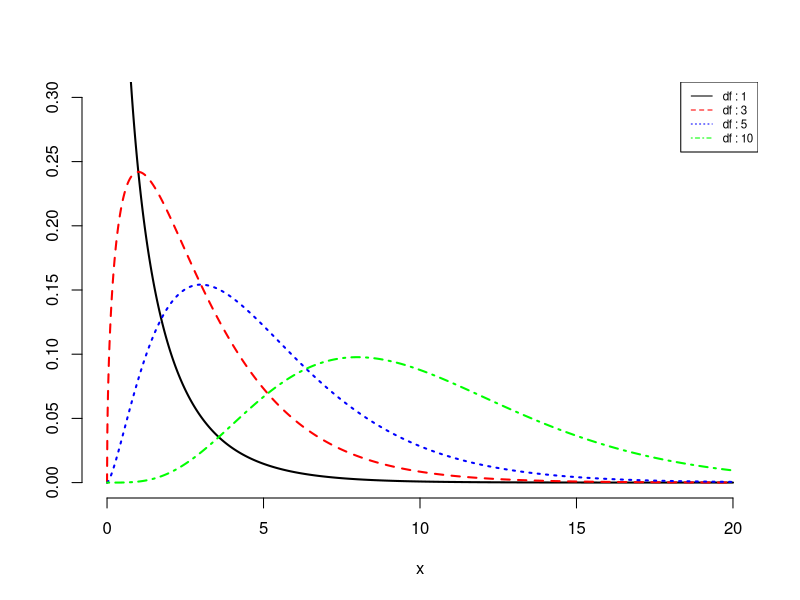
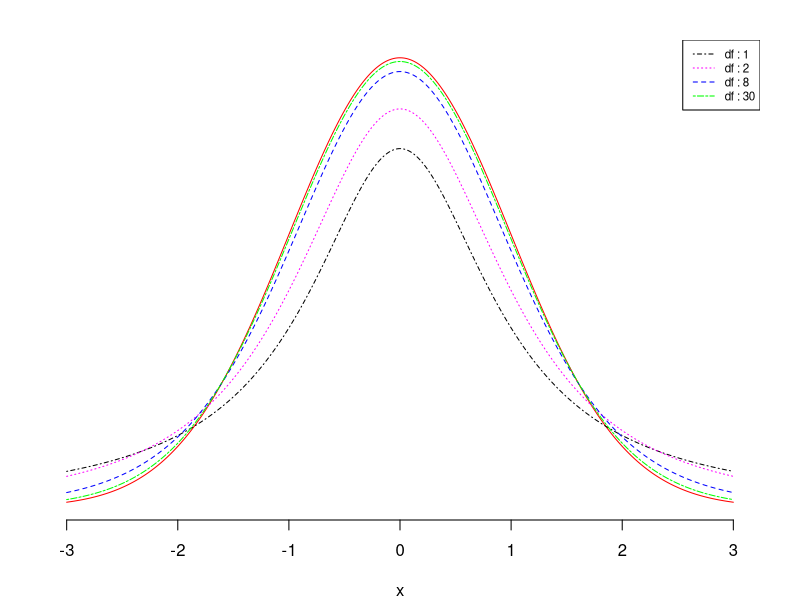
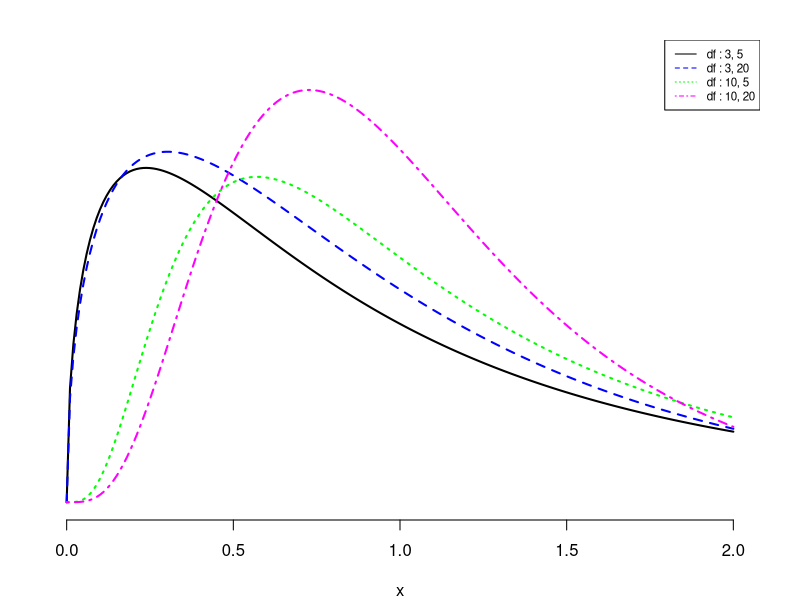
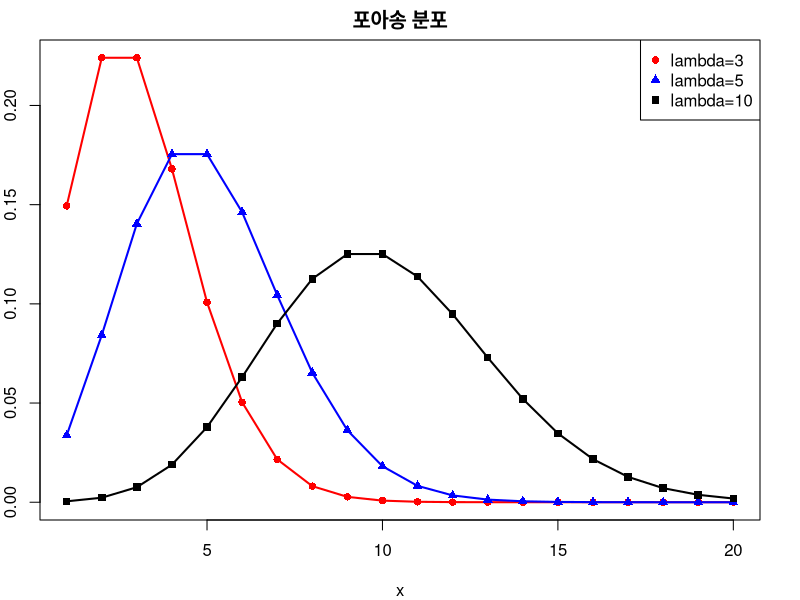

The R source for these figures, in order:
# 다양한 표본분포 그래프
par(mfrow=c(1,1), oma = c(0, 0, 0, 0))

# 그림 4.10 카이제곱 분포
df <- c(1, 3, 5, 10)
x <- seq(0, 20, by=0.01)
chi2.1 <- dchisq(x, df[1])
chi2.3 <- dchisq(x, df[2])
chi2.5 <- dchisq(x, df[3])
chi2.10 <- dchisq(x, df[4])

plot(x, type="n", xlim=c(0, 20), ylim=c(0, 0.3), 
     main="", xlab="x", ylab="", axes=F)
axis(1); axis(2)
lines(x, chi2.1, lwd=2, lty=1, col="black")
lines(x, chi2.3, lwd=2, lty=2, col="red")
lines(x, chi2.5, lwd=2, lty=3, col="blue")
lines(x, chi2.10, lwd=2, lty=4, col="green")
legend("topright", paste("df :", df), lty=1:4, 
       col=c("black","red", "blue", "green"), cex=0.7)

# 그림 4.11 T 분포
df <- c(1, 2, 8, 30)
x <- seq(-3, 3, by=0.01)
y <- dnorm(x)
t.1 <- dt(x, df=df[1])
t.2 <- dt(x, df=df[2])
t.8 <- dt(x, df=df[3])
t.30 <- dt(x, df=df[4])

par(mar=c(4,2,2,2))
plot(x, y, type="l", lty=1, axes=F, xlab="x", ylab="", col="red")
axis(1)
lines(x, t.1, lty=4, col="black")
lines(x, t.2, lty=3, col="magenta")
lines(x, t.8, lty=2, col="blue")
lines(x, t.30, lty=6, col="green")
legend("topright", paste("df :", df), lty=c(4, 3, 2, 6), 
       col=c("black", "magenta", "blue", "green"), cex=0.7)

# 그림 4.12 F 분포
df1 <- c(3, 10)
df2 <- c(5, 20)
x <- seq(0, 2, by=0.01)

f3.5 <- df(x, df1[1], df2[1])   # df(x, 3, 5)
f3.20 <- df(x, df1[1], df2[2])  # df(x, 3, 20)
f10.5 <- df(x, df1[2], df2[1])  # df(x, 10, 5)
f10.20 <- df(x, df1[2], df2[2]) # df(x, 10, 20)

plot(x, f3.5, type="l", ylim=c(0, 0.9), lwd=2, 
     axes=F, xlab="x", ylab="")
axis(1)
lines(x, f3.20, lty=2, lwd=2, col="blue")
lines(x, f10.5, lty=3, lwd=2, col="green")
lines(x, f10.20, lty=4, lwd=2, col="magenta")

legend("topright", paste("df :", c("3, 5", "3, 20", "10, 5", "10, 20")),
       col=c("black", "blue", "green", "magenta"), lty=1:4, cex=0.7)

# 참고자료: 포아송 분포
x <- 1:20

p.3 <- dpois(x, lambda=3)
p.5 <- dpois(x, lambda=5)
p.10 <- dpois(x, lambda=10)

plot(x, p.3, type="l", lwd="2", col="red",
     main="포아송 분포", xlab="x", ylab="P[X=x]")
points(x, p.3, pch=16, col="red")
lines(x, p.5, lwd="2", col="blue")
points(x, p.5, pch=17, col="blue")
lines(x, p.10, lwd="2", col="black")
points(x, p.10, pch=15, col="black")

legends <- c("lambda=3", "lambda=5", "lambda=10")
legend("topright", legend=legends, pch=c(16, 17, 15), 
       col=c("red", "blue", "black"))
